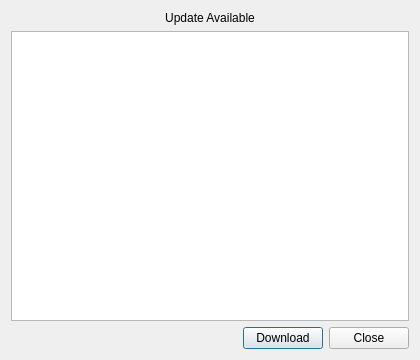
<?xml version="1.0" encoding="UTF-8"?>
<ui version="4.0">
 <class>UpdateDialog</class>
 <widget class="QDialog" name="UpdateDialog">
  <property name="geometry">
   <rect>
    <x>0</x>
    <y>0</y>
    <width>420</width>
    <height>360</height>
   </rect>
  </property>
  <property name="minimumSize">
   <size>
    <width>420</width>
    <height>360</height>
   </size>
  </property>
  <property name="windowTitle">
   <string>Update Available</string>
  </property>
  <layout class="QVBoxLayout" name="mainLayout">
   <item>
    <widget class="QLabel" name="titleLabel">
     <property name="text">
      <string>Update Available</string>
     </property>
     <property name="alignment">
      <set>Qt::AlignmentFlag::AlignCenter</set>
     </property>
    </widget>
   </item>
   <item>
    <widget class="QTextBrowser" name="changelogBrowser">
     <property name="readOnly">
      <bool>true</bool>
     </property>
     <property name="openExternalLinks">
      <bool>false</bool>
     </property>
    </widget>
   </item>
   <item>
    <layout class="QHBoxLayout" name="buttonLayout">
     <item>
      <spacer name="buttonSpacer">
       <property name="orientation">
        <enum>Qt::Orientation::Horizontal</enum>
       </property>
       <property name="sizeHint" stdset="0">
        <size>
         <width>40</width>
         <height>20</height>
        </size>
       </property>
      </spacer>
     </item>
     <item>
      <widget class="QPushButton" name="downloadBtn">
       <property name="text">
        <string>Download</string>
       </property>
       <property name="default">
        <bool>true</bool>
       </property>
      </widget>
     </item>
     <item>
      <widget class="QPushButton" name="closeBtn">
       <property name="text">
        <string>Close</string>
       </property>
      </widget>
     </item>
    </layout>
   </item>
  </layout>
 </widget>
 <resources/>
 <connections/>
</ui>
